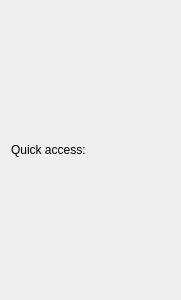
<?xml version="1.0" encoding="UTF-8"?>
<ui version="4.0">
 <class>QuickDirectoryAccessWidget</class>
 <widget class="QWidget" name="QuickDirectoryAccessWidget">
  <property name="geometry">
   <rect>
    <x>0</x>
    <y>0</y>
    <width>181</width>
    <height>300</height>
   </rect>
  </property>
  <property name="windowTitle">
   <string>Form</string>
  </property>
  <layout class="QVBoxLayout" name="verticalLayout_2" stretch="0,1">
   <item>
    <widget class="QLabel" name="titleLabel">
     <property name="text">
      <string>Quick access:</string>
     </property>
    </widget>
   </item>
   <item>
    <layout class="QVBoxLayout" name="pathLayout" stretch="">
     <property name="spacing">
      <number>0</number>
     </property>
     <property name="sizeConstraint">
      <enum>QLayout::SizeConstraint::SetDefaultConstraint</enum>
     </property>
    </layout>
   </item>
  </layout>
 </widget>
 <resources/>
 <connections/>
</ui>
